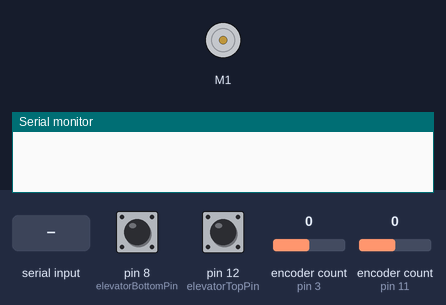
A sketch run on a simulated Arduino Uno, built with avr-gcc and run on an emulated ATmega328P. On the bench: DC motor (green arrow = forward, orange = backward, longer = faster), the last lines printed to the serial monitor. Inputs (shaded band) come from the test bench; at power-on: encoder count (sensors on pin 3, pin 11) 0, pin 8 (elevatorBottomPin) LOW, pin 12 (elevatorTopPin) HIGH.

Above: at 0.01 s.
At 1.2 s:
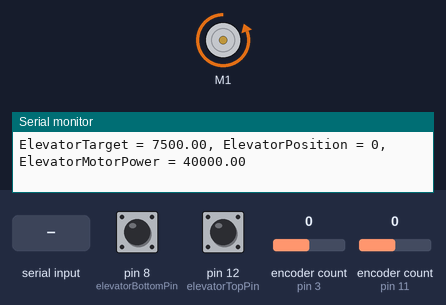
1.3 s: encoder count (sensor on pin 3) set to -1
4.3 s: "1" received over Serial
7.3 s: "0" received over Serial
10.3 s: encoder count (sensor on pin 3) set to -2
13.3 s: "2" received over Serial
Timing chart, 0 to 16.3 s (numbered marks = the images above; inputs shaded):
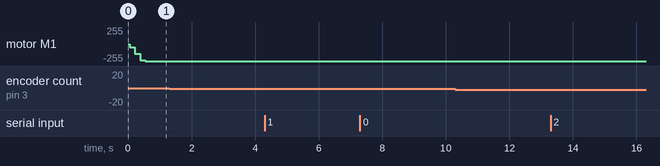

The sketch:

Encoder_Library_Testing.ino
```cpp
#include <Encoder.h>
#include <PID_v1.h>
#include "DualG2HighPowerMotorShield.h"
DualG2HighPowerMotorShield24v18 md;

int state = 0;

//-------------------------------------------------------------------------------------------------//
//   _____         ______ ______ _________     __
//  / ____|  /\   |  ____|  ____|__   __\ \   / /
// | (___   /  \  | |__  | |__     | |   \ \_/ /
//  \___ \ / /\ \ |  __| |  __|    | |    \   /
//  ____) / ____ \| |    | |____   | |     | |
// |_____/_/    \_\_|    |______|  |_|     |_|


const int elevatorBottomPin = 8;
const int elevatorTopPin = 12;
const int ledPin = 13;
int ledState = LOW;
int bottomButtonState, topButtonState;
int lastBottomButtonState = LOW;
int lastTopButtonState = LOW;
unsigned long lastDebounceTime = 0;
unsigned long debounceDelay = 50;
boolean turning = false;
unsigned long turnDelay;

// Motor Driver Protection code
void stopIfFault()
{
  if (md.getM1Fault()){
    md.disableDrivers();
  delay(1);
    Serial.println("M1 fault");
    while (1);
  }
  if (md.getM2Fault()){
    md.disableDrivers();
  delay(1);
    Serial.println("M2 fault");
    while (1);
  }
}

//-------------------------------------------------------------------------------------------------//
//  __  __  ____ _______ ____  _____   _____
// |  \/  |/ __ \__   __/ __ \|  __ \ / ____|
// | \  / | |  | | | | | |  | | |__) | (___
// | |\/| | |  | | | | | |  | |  _  / \___ \
// | |  | | |__| | | | | |__| | | \ \ ____) |
// |_|  |_|\____/  |_|  \____/|_|  \_\_____/
/* Encoder Pins
 * pins 2 and 3 have interrupt capability on Arduino UNO
 * Best Performance: both pins have interrupt capability
 * Good Performance: only the first pin has interrupt capability
 * Low Performance:  neither pin has interrupt capability */
Encoder encoderTwister(11, 13);
Encoder encoderElevator(3, 5);
long positionTwister  = -999;
long positionElevator = -999;

// set the number of encoder ticks translates to 1 rotation.
int rotationTicks = 200;

// set the number of encoder ticks translates to 1 inch of elevator movement
int inchTicks = 4000;
int elevatorUpperSetpoint = 10000;
int elevatorLowerSetpoint = 0;


//-------------------------------------------------------------------------------------------------//
//  _____ _____ _____
// |  __ \_   _|  __ \
// | |__) || | | |  | |
// |  ___/ | | | |  | |
// | |    _| |_| |__| |
// |_|   |_____|_____/

// Set up the PID variables for Twister here:
double KpT=1, KiT=0, KdT=.01;
double twisterPIDInput, twisterPIDOutput, twisterPIDSetpoint;

// Set up the PID variables for Elevator here:
double KpE=15, KiE=0.5, KdE=0.2;
double elevatorPIDInput, elevatorPIDOutput, elevatorPIDSetpoint;

PID twisterPID(&twisterPIDInput, &twisterPIDOutput, &twisterPIDSetpoint, KpT, KiT, KdT, DIRECT);
PID elevatorPID(&elevatorPIDInput, &elevatorPIDOutput, &elevatorPIDSetpoint, KpE, KiE, KdE, DIRECT);


boolean elevatorState = true; // true is bottom going up, false is top going down

//-------------------------------------------------------------------------------------------------//
//   _____ ______ _______ _    _ _____
//  / ____|  ____|__   __| |  | |  __ \
// | (___ | |__     | |  | |  | | |__) |
//  \___ \|  __|    | |  | |  | |  ___/
//  ____) | |____   | |  | |__| | |
// |_____/|______|  |_|   \____/|_|

void setup() {
  pinMode(elevatorBottomPin, INPUT);
  pinMode(ledPin, OUTPUT);

  // Initialize the Motor Driver
  md.init();
  md.calibrateCurrentOffsets();
  delay(10);
  md.flipM1(true);
  md.flipM2(true);

  // set initial LED state
  digitalWrite(ledPin, ledState);

  Serial.begin(9600);
  Serial.println("Elevator Motors Encoder Test:");
  twisterPIDInput = 0;
  twisterPIDSetpoint = rotationTicks;
  twisterPID.SetMode(AUTOMATIC);

  elevatorPIDInput = 0;
  elevatorPIDSetpoint = 0;
  elevatorPID.SetMode(AUTOMATIC);
}


//-------------------------------------------------------------------------------------------------//
//  _      ____   ____  _____
// | |    / __ \ / __ \|  __ \
// | |   | |  | | |  | | |__) |
// | |   | |  | | |  | |  ___/
// | |___| |__| | |__| | |
// |______\____/ \____/|_|

void loop() {
  md.enableDrivers();
  delay(1);  // The drivers require a maximum of 1ms to elapse when brought out of sleep mode.

  if (state == 0){ //Inital power on

    // check to see if a stop switch has been hit
    int readingBottom = digitalRead(elevatorBottomPin);
    int readingTop = digitalRead(elevatorTopPin);
    if (readingBottom != lastBottomButtonState || readingTop != lastTopButtonState) {
      // reset the debouncing timer
      lastDebounceTime = millis();
    }

    if ((millis() - lastDebounceTime) > debounceDelay) {
      if (readingBottom != bottomButtonState) {
        bottomButtonState = readingBottom;
        if (bottomButtonState == HIGH) {
          ledState = !ledState;
        }
      }
      if (readingTop != topButtonState) {
        topButtonState = readingTop;
        if (topButtonState == HIGH){
          ledState = !ledState;
        }
      }
    }
    // Change the LED
    digitalWrite(ledPin, ledState);
    lastBottomButtonState = readingBottom;
    lastTopButtonState = readingTop;


  //-------------------------------------------------------------------------------------------------//


    long newTwister, newElevator;
    newTwister = encoderTwister.read();
    newElevator = encoderElevator.read();

    // check if either of the encoders have changed
    if (newTwister != positionTwister || newElevator != positionElevator) {
      //Elevator PID control
      elevatorPIDInput = newElevator;

      // check to see if the elevator should be raised
      if (elevatorState){

          if (elevatorPIDSetpoint <= elevatorUpperSetpoint - 500){ // ramp up to the upper setpoint to not ooverload the motor
          elevatorPIDSetpoint += 500;
        }

        // check if the elevator has reached the target location
        if (elevatorPIDSetpoint == elevatorUpperSetpoint && newElevator >= elevatorUpperSetpoint - 100 && newElevator <= elevatorUpperSetpoint + 100){
          md.setM1Speed(0);

          if (turning == false){ //start turning around without blocking the state machine
            turning = true;
            turnDelay = millis();
          }

          if (turning == true && millis()-turnDelay >= 2000){ //finish turning around and enter the next state
            elevatorState = false;
            turning = false;
          }
        }
      }

      // check to see if the elevator should be lowered
      if (!elevatorState){

      }


      if (elevatorPIDSetpoint >= -4500 && elevatorState == false){
        elevatorPIDSetpoint -= 500;
      }
      if (elevatorPIDSetpoint == -5000 && newElevator <= -4900 && newElevator >= -5100){
        elevatorState = true;
        md.setM1Speed(0);
        delay(2000);
      }
      Serial.print("ElevatorTarget = ");
      Serial.print(elevatorPIDSetpoint);
      elevatorPID.SetOutputLimits(-40000,40000);
      elevatorPID.Compute();
      Serial.print(", ElevatorPosition = ");
      Serial.print(newElevator);
      Serial.print(", ElevatorMotorPower = ");
      Serial.print(elevatorPIDOutput);
      Serial.println();
      positionElevator = newElevator;

      /* Twister PID
      twisterPIDInput = newTwister;
      twisterPID.SetOutputLimits(-400,400);
      twisterPID.Compute();
      Serial.print(", TwisterPosition = ");
      Serial.print(newTwister);
      Serial.print(", TwisterMotorPower = ");
      Serial.print(twisterPIDOutput);
      Serial.println();
      positionTwister = newTwister;
*/
      //Twister is M2

    }
    //Elevator is M1
      md.setM1Speed(elevatorPIDOutput/100);
      stopIfFault();


    // if a character is sent from the serial monitor, reset the encoder positions back to zero.
    if (Serial.available()) {
      Serial.read();
      Serial.println("Reset both encoders to zero");
      encoderTwister.write(0);
      encoderElevator.write(0);
    }
  }
}
```
